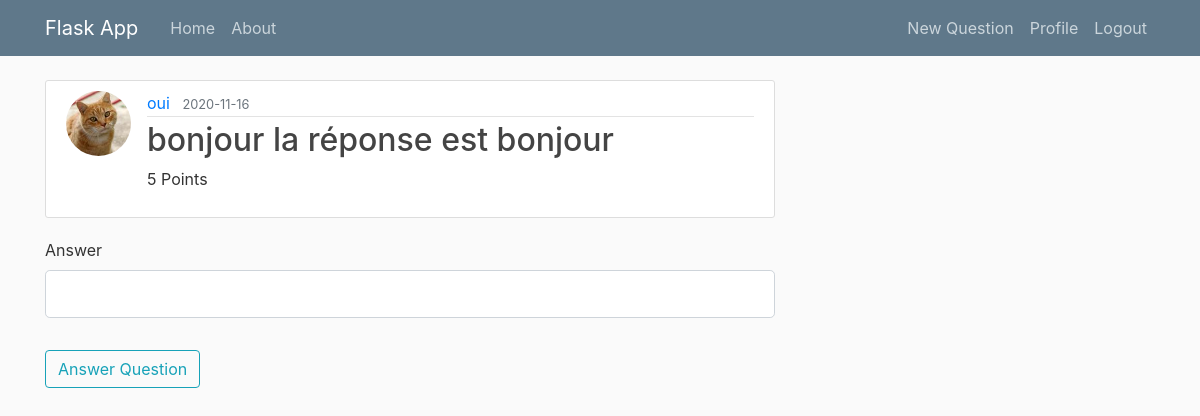
The app's page /question/answer/2 (signed in) with its own data.
### webapp/models.py (models this page shows, shortened)
class User(db.Model, UserMixin):									#Create a Table named 'user' (in lowercase) inheriting from db.Model
	id = db.Column(db.Integer, primary_key=True)
	username = db.Column(db.String(20), unique=True, nullable=False)
	email = db.Column(db.String(120), unique=True, nullable=False)
	image_file = db.Column(db.String(20), nullable=False, default='default.jpg')
	password = db.Column(db.String(60), nullable=False)
	points = db.Column(db.Integer, nullable=False)
	questions = db.relationship('Questions', backref='author', lazy=True)					#Define the relationship with the post (to make a foreign key in Post table)

class Questions(db.Model):									#Create a Table named 'post' (in lowercase) inheriting from db.Model
	id = db.Column(db.Integer, primary_key=True)
	content = db.Column(db.String(20), nullable=False)
	points = db.Column(db.Integer, nullable=False)
	response = db.Column(db.String(50), nullable=False)
	date_posted = db.Column(db.DateTime, nullable=False, default=datetime.utcnow)
	user_id = db.Column(db.Integer, db.ForeignKey('user.id'), nullable=False)

### webapp/routes.py (the view, shortened to what this page needs)
@app.route('/question/answer/<int:id>', methods=['GET', 'POST'])  							# redirect to a page with the questiion's id
@login_required
def answer_question(id):
	question = Questions.query.get(id) 														# a query to get the id's question
	form = AnswerForm() 																	#the form to answer this question
	return render_template('answer_question.html', question=question, form=form)

### webapp/forms.py
class AnswerForm(FlaskForm):
	answer = StringField('Answer', validators=[DataRequired()])
	submit = SubmitField('Answer Question')

### webapp/models.py (called while the page is built)
@login_manager.user_loader
def load_user(user_id):
	return User.query.get(user_id)

### webapp/templates/answer_question.html (shortened to what this page needs)
{% extends "layout.html" %}
{% block content %}
		<article class="media content-section">
			<img class="rounded-circle article-img" src="{{ url_for('static', filename='profile_pics/' + question.author.image_file) }}">
		  <div class="media-body">
		    <div class="article-metadata">
		      <a class="mr-2" href="#">{{ question.author.username }}</a>
		      <small class="text-muted">{{ question.date_posted.strftime('%Y-%m-%d') }}</small>
		    </div>
		    <h2><a class="article-title" href="#">{{ question.content }}</a></h2>
		    <p class="article-content">{{ question.points }} Points</p>
		  </div>
		</article>
		  <form method="POST" action="">
			<fieldset class="form-group">
				<div class="form-group">
					{{ form.answer.label(class="form-control-label") }}
					{% if form.answer.errors %}
						{{ form.answer(class="form-control form-control-lg is-invalid") }}
						<div class="invalid-feedback">
							{% for error in form.answer.errors %}
								<span>{{ error }}</span>
							{% endfor %}
						</div>
					{% else %}
						{{ form.answer(class="form-control form-control-lg") }}
					{% endif %}
				</div>
			</fieldset>
			<div class="form-group">
				{{ form.submit(class="btn btn-outline-info") }}
			</div>
		</form>
{% endblock %}

### webapp/static/main.css (style rules this page uses)
body { background: #fafafa; color: #333333; margin-top: 5rem; }
h1, h2, h3, h4, h5, h6 { color: #444444; }
.content-section { background: #ffffff; padding: 10px 20px; border: 1px solid #dddddd; border-radius: 3px; margin-bottom: 20px; }
.article-title { color: #444444; }
.article-content { white-space: pre-line; }
.article-img { height: 65px; width: 65px; margin-right: 16px; }
.article-metadata { padding-bottom: 1px; margin-bottom: 4px; border-bottom: 1px solid #e3e3e3 }

### records on screen
User: image_file (picture), author.username "oui"
Questions: date_posted "2020-11-16", content "bonjour la réponse est bonjour", points "5"
